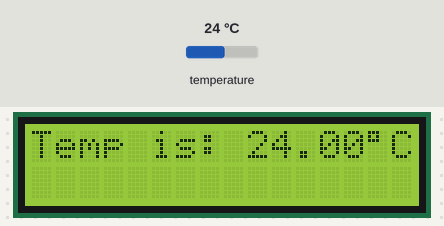
Simulated run of this sketch. Board: Arduino Uno, built with avr-gcc and run on an emulated ATmega328P. Shown: 16×2 character LCD. The inputs (shaded band) are chosen by the test bench; at power-on: temperature 24 °C.

Above: at 1.2 s.
1.3 s: temperature set to 12 °C
At 2.4 s:
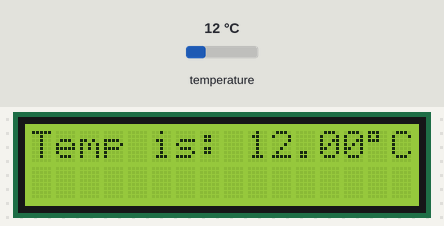
3.2 s: temperature set to 19 °C
At 4.6 s:
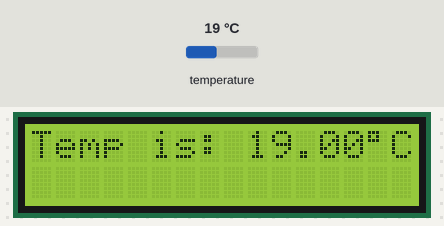
4.9 s: temperature set to 28 °C
At 5.8 s:
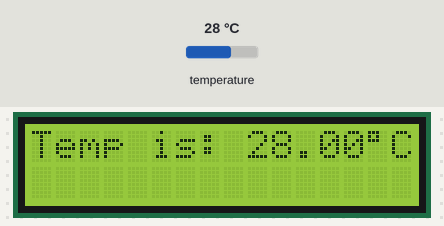
Timing chart, 0 to 7.9 s (numbered marks = the images above; inputs shaded):
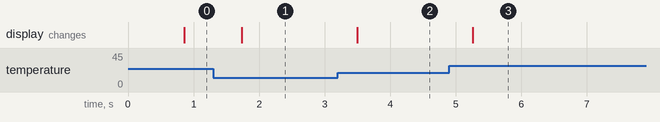

Measured:
- after the input at 1.3 s, the display: changes after 0.44 s (image 1)
- after the input at 3.2 s, the display: changes after 0.30 s (image 2)
- after the input at 4.9 s, the display: changes after 0.36 s (image 3)

The sketch:

LCD_With_DS18B20.ino
```cpp
#include <Wire.h>
#include <LiquidCrystal_I2C.h>
LiquidCrystal_I2C lcd(0x27, 16, 2);
#include <OneWire.h>
#include <DallasTemperature.h>
#define ONE_WIRE_BUS A0
OneWire oneWire(ONE_WIRE_BUS);
DallasTemperature sensors(&oneWire);

void setup()
{
  lcd.begin();
  sensors.begin();
}

void loop()
{
  sensors.requestTemperatures();
  lcd.setCursor(0,0);
  lcd.print("Temp is: ");
  lcd.print(sensors.getTempCByIndex(0));
  lcd.print((char)223);
  lcd.print("C");
  delay(100);
}
```
